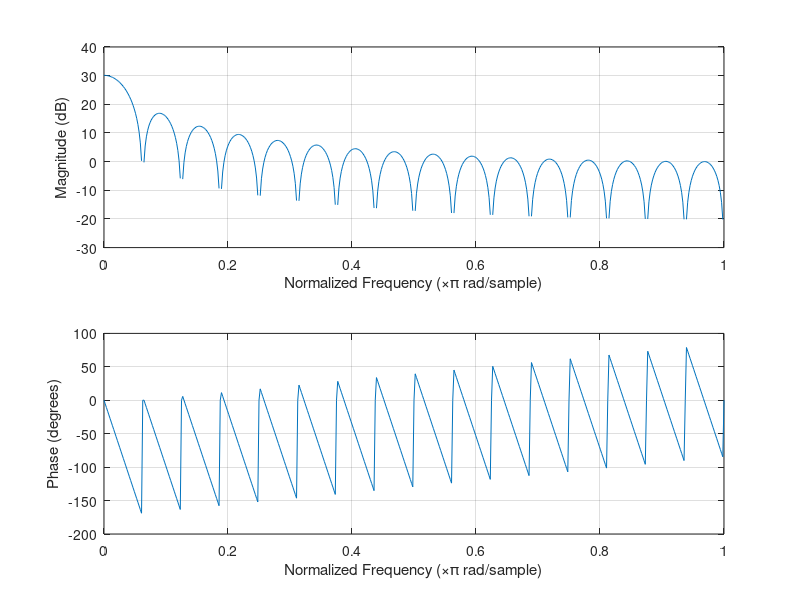
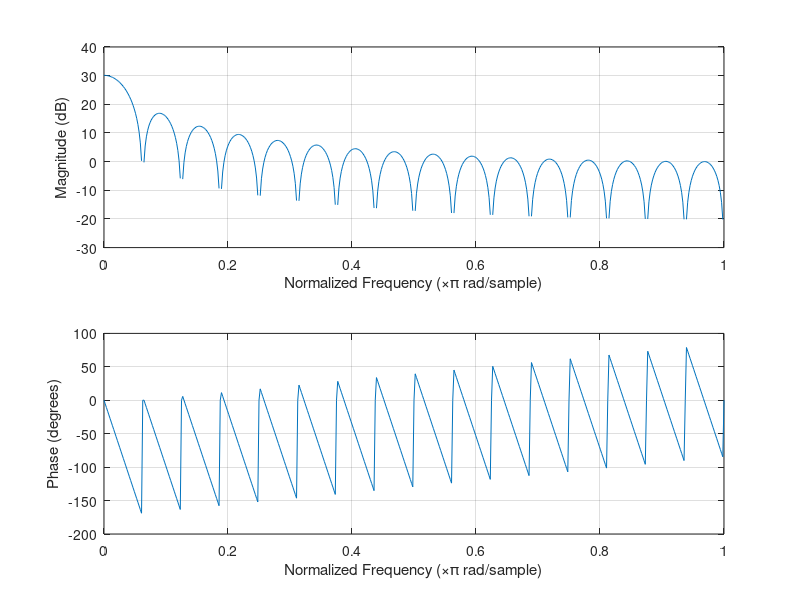

The MATLAB source for these figures, in order:
#
# CREATE FIR 
#

clear all
close all

#read following parameters from params.m produced by makefile
#log2 of number of taps
#N_W = 10

#coefficient width
#C_W = 32

#coefficients fractional bits
#C_Q = 8

#your filter specific parameters
#cut frequency 
#FC = 1000e3
#sample frequency 
#FS = 32e6
#gain
#G = 1

C_Q = 0;

L=32 ; L_W=5; C_W=2;COEFF_FILE='fir1.hex';

if (exist ("params.m"))
  source ("params.m");
else
  printf("Parameter file not given\n");
end

#time vector if needed
t = 1/L:1/L:1;

#uncomment or create response below;

#flat response (moving average)
h(1:L) = 1;

#octave fir1
#h = fir1(L-1, pi*FC/FS);

#windowed sinc 
#h = sinc(t).*blackmanharris(32)';

#plot filter before coeff quantization
freqz(h)

#quantize coeffs
h = rem(round(h*2^C_Q),2^C_W);

#plot filter after coeff quantization
figure 
freqz(h)

#2s complement
for i=1:length(h)
  if(h(i)<0)
    h(i) = 2^C_W+h(i);
  end
end

#print coeffs file
fp = fopen(COEFF_FILE, "w");
for i=1+length(h)/2:length(h)
  fprintf(fp, "%s\n", dec2hex(h(i)));
end

fclose(fp);
